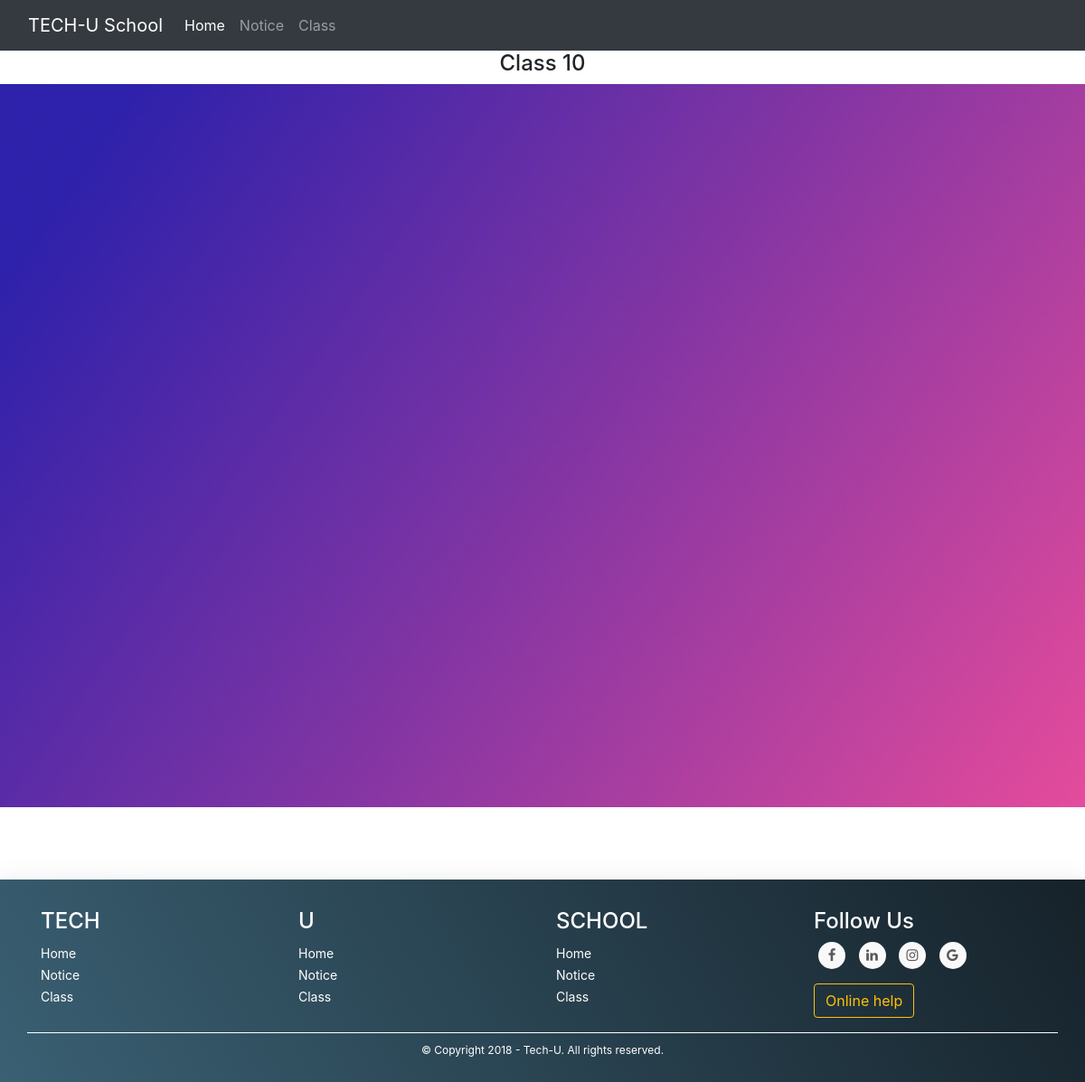
The app's page /clas10, older data.
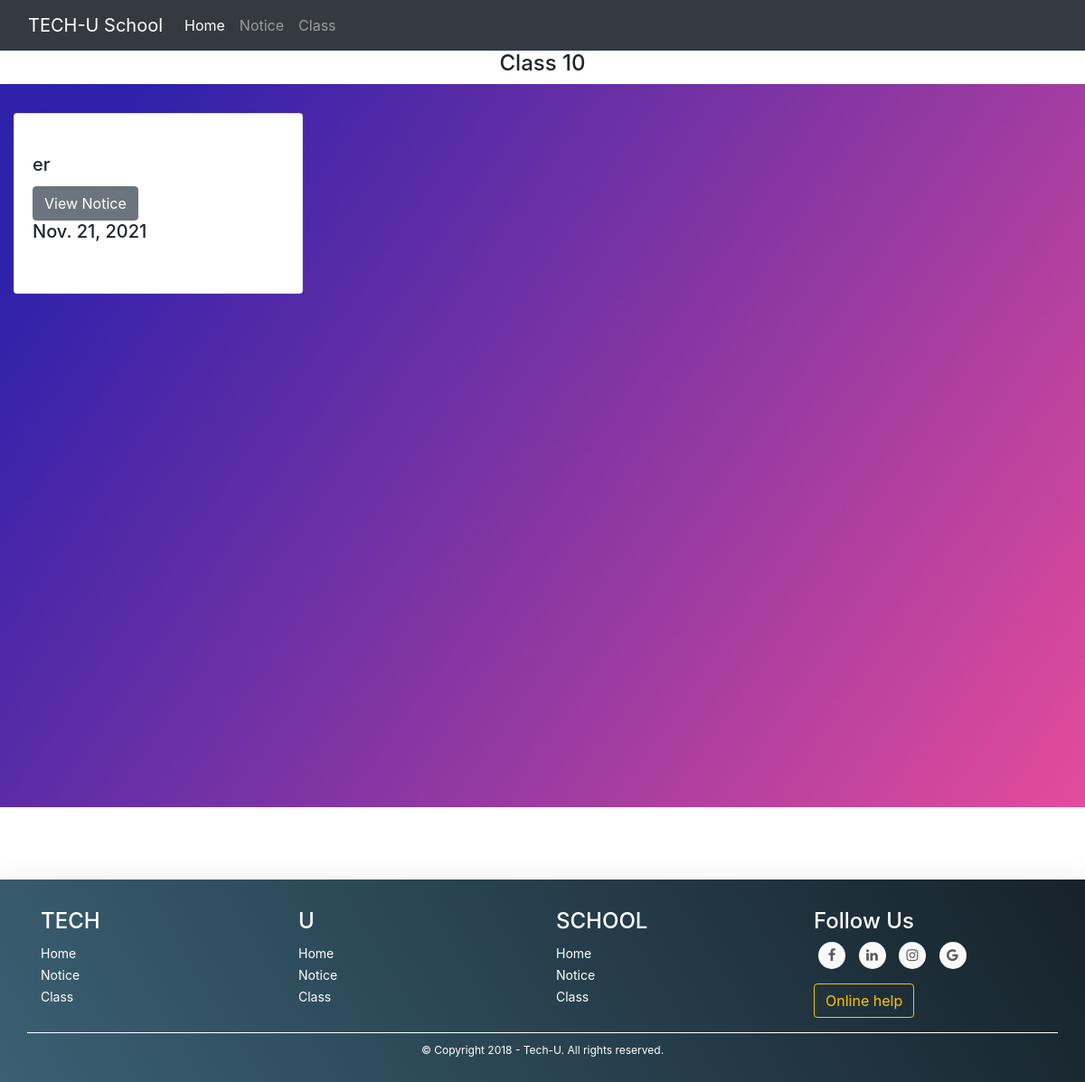
The same page, newer data.
### sc/models.py (models this page shows)
class class10(models.Model):
    title=models.CharField(max_length=100)
    pdf=models.FileField()
    date=models.DateField()

### sc/views.py (the view)
# urls.py: path("clas10",views.clas10,name="clas10"),
def clas10(request):
    c10=class10.objects.all()
    return render(request,'clas10.html',{'c10':c10})

### templates/clas10.html (shortened to what this page needs)
{% extends 'base.html' %}
{% load static %}
{% block body %}
<h4 class="text-center" >Class 10</h4>
<div class="container-fluid py-4 not">
 {% for c in c10 %}
    <div class="card py-4 my-2" style="width: 20rem;">
        <div class="card-body">
            <h5 class="card-title">{{ c.title }}</h5>
            <a href="media/{{ c.pdf }}"> <button type="button" class="btn btn-secondary">View Notice</button></a>
            <h5 class="card-title">{{ c.date }}</h5>
        </div>
    </div>
    {% endfor %}
  </div>
{% endblock body %}

Row changes from the older to the newer data that the page shows:
added class10: title "er", date "Nov. 21, 2021"
